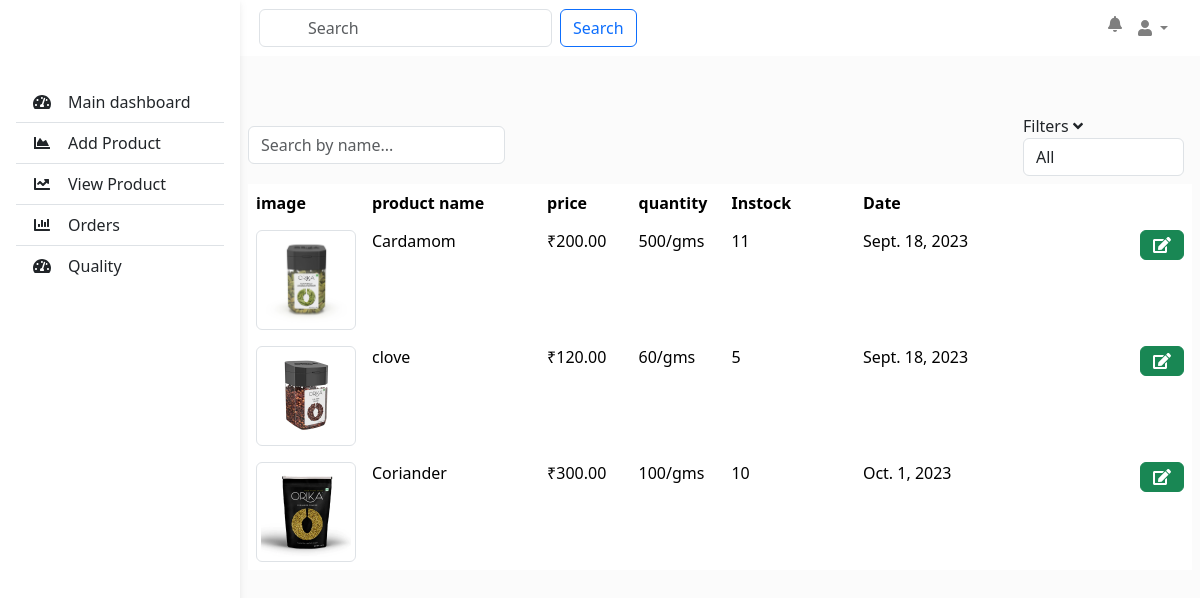
The app's page /seller_product_listing/ (signed in), older data.
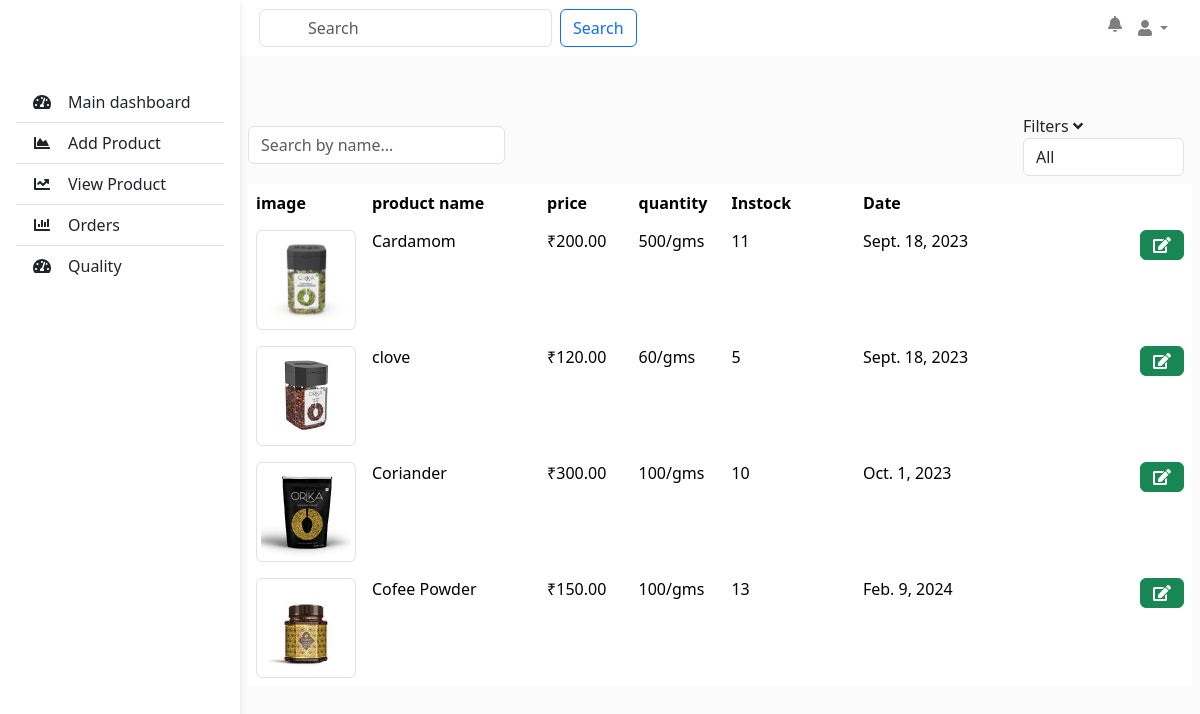
The same page, newer data.
### storeapp/models.py (models this page shows, shortened)
class Product(models.Model):
    product_name = models.CharField(max_length=255,null=True)
    description = models.TextField()
    image = models.ImageField(upload_to='products/', null=True, blank=True)
    quantity_value = models.PositiveIntegerField(default=100,null=True)
    quantity_prefix = models.CharField(max_length=10, choices=[('gms', 'gms'), ('kg', 'kg')], default='gms')
    stock = models.PositiveIntegerField(default=1,null=True)
    price = models.DecimalField(max_digits=10, decimal_places=2,null=True)
    date_added = models.DateField(default=timezone.now)
    brand_name = models.CharField(max_length=255, default="",null=True)
    seller = models.ForeignKey(CustomUser, on_delete=models.CASCADE, null=True, blank=True)
    batch_no=models.CharField(max_length=10,default="",null=True)
    average_rating = models.FloatField(default=0.0)
    STATUS_CHOICES = [
        ('In Stock', 'In Stock'),
        ('Out of Stock', 'Out of Stock'),
    ]
    status = models.CharField(max_length=15, choices=STATUS_CHOICES, default='In Stock')
    category = models.CharField(max_length=100, null=True)
    subcategory = models.CharField(max_length=100, null=True)

### storeapp/views.py (the view)
# urls.py: path('seller_product_listing/', views.seller_product_listing, name='seller_product_listing'),
@login_required(login_url='loginredirect')
def seller_product_listing(request):
    if request.user.is_seller:
        current_seller = request.user
        seller_products = Product.objects.filter(seller=current_seller)
        context = {
            'seller_products': seller_products
        }
        return render(request, 'product_list.html', context)
    else:
        return redirect('seller_register')

### template/product_list.html (shortened to what this page needs)
<html>
<head>
<link rel="stylesheet" href="https://maxcdn.bootstrapcdn.com/bootstrap/4.5.2/css/bootstrap.min.css">
        <link href="https://cdn.jsdelivr.net/npm/bootstrap@5.3.2/dist/css/bootstrap.min.css" rel="stylesheet">
        <link rel="stylesheet" href="https://cdn.jsdelivr.net/npm/bootstrap-icons@1.11.1/font/bootstrap-icons.css">
    </head>
<header>
    <nav
         id="sidebarMenu"
         class="collapse d-lg-block sidebar collapse bg-white"
         >
      <div class="position-sticky">
        <div class="list-group list-group-flush mx-3 mt-4">
          <a
             href="{% url "seller_index" %}"
             class="list-group-item list-group-item-action py-2 ripple"
             aria-current="true"
             >
            <i class="fas fa-tachometer-alt fa-fw me-3"></i
              ><span>Main dashboard</span>
          </a>
          <a
             href="{% url "add_product" %}"
             class="list-group-item list-group-item-action py-2 ripple "
             >
            <i class="fas fa-chart-area fa-fw me-3"></i
              ><span>Add Product</span>
          </a>
          <a
             href="{% url "seller_product_listing" %}"
             class="list-group-item list-group-item-action py-2 ripple"
             ><i class="fas fa-chart-line fa-fw me-3"></i
            ><span>View Product</span></a
            >
            <a
             href="{% url "seller_orders" %}"
             class="list-group-item list-group-item-action py-2 ripple"
             ><i class="fas fa-chart-bar fa-fw me-3"></i><span>Orders</span></a
            >
            <a
             href="{% url "quality" %}"
             class="list-group-item list-group-item-action py-2 ripple"
             aria-current="true"
             >
            <i class="fas fa-tachometer-alt fa-fw me-3"></i
              ><span>Quality</span>
          </a>
        </div>
      </div>
    </nav>
    <nav class="my-custom-navbar navbar navbar-expand-lg navbar-light bg-white">
        <div class="container ps-5 ms-5">
          <a class="navbar-brand" href="#">My Project</a>
          <form class="form-inline my-2 my-lg-0">
            <input
              class="form-control mr-sm-2 ps-5 ms-5"
              type="search"
              placeholder="Search"
              aria-label="Search"
            />
            <button class="btn btn-outline-primary my-2 my-sm-0" type="submit">
              Search
            </button>
          </form>
          <ul class="navbar-nav ml-auto">
            <li class="nav-item">
              <a class="nav-link" href="#">
                <i class="fas fa-bell"></i>
              </a>
            </li>
            <li class="nav-item dropdown">
              <a
                class="nav-link dropdown-toggle"
                href="#"
                id="userDropdown"
                role="button"
                data-toggle="dropdown"
                aria-haspopup="true"
                aria-expanded="false"
              >
                <i class="fas fa-user"></i>
              </a>
            </li>
          </ul>
        </div>
      </nav>
  </header>
  <main style="margin-top: 58px">
    <div class="container mt-5 px-2">
        <div class="mb-2 d-flex justify-content-between align-items-center">
            <div class="position-relative">
                <input type="text" id="search-input" class="form-control w-100" placeholder="Search by name...">
            </div>
            <div class="px-2">
                <span>Filters <i class="fa fa-angle-down"></i></span>
                <select id="filter-options" class="form-control">
                    <option value="all">All</option>
                </select>
            </div>
        </div>
        <div class="table-responsive">
            <table class="table table-responsive table-borderless">
                <thead>
                    <tr class="bg-light">
                        <th scope="col" width="5%">image</th>
                        <th scope="col" width="20%">product name</th>
                        <th scope="col" width="10%">price</th>
                        <th scope="col" width="10%">quantity</th>
                        <th scope="col" width="15%">Instock</th>
                        <th scope="col" width="15%">Date</th>
                        <th scope="col" class="text-end" width="30%"></th>
                    </tr>
                </thead>
                <tbody>
                    {% for product in seller_products %}
                    <tr>
                        <td>
                            <img src="{{ product.image.url }}" alt="{{ product.product_name }}" class="img-thumbnail" style="max-width: 100px;">
                        </td>
                        <td class="product-name">{{ product.product_name }}</td>
                        <td class="price">₹{{ product.price }}</td>
                        <td class="quantity"> {{ product.quantity_value }}/{{product.quantity_prefix}}</td>
                        <td class="stock">{{ product.stock }}</td>
                        <td class="date">{{ product.date_added }}</td>
                        <td class="text-end">
                            <a href={% url "update_product" product.id %}><button type="button" class="btn btn-success"><i class="fas fa-edit"></i></button></a>
                        </td>
                    </tr>
                    {% endfor %}
                </tbody>
            </table>
        </div>
    </div>
</main>
    <link rel="stylesheet" type="text/css" href="https://cdn.datatables.net/1.11.10/css/jquery.dataTables.css">
  </html>

### template/product_list.html (style rules this page uses)
@media (min-width: 991.98px) { main { padding-left: 240px; } }
.sidebar { position: fixed; top: 0; bottom: 0; left: 0; padding: 58px 0 0; box-shadow: 0 2px 5px 0 rgb(0 0 0 / 5%), 0 2px 10px 0 rgb(0 0 0 / 5%); width: 240px; z-index: 600; }

Row changes from the older to the newer data that the page shows:
added Product: image (picture), product_name "Cofee Powder", price "150.00", quantity_value "100", quantity_prefix "gms", stock "13", date_added "Feb. 9, 2024"
